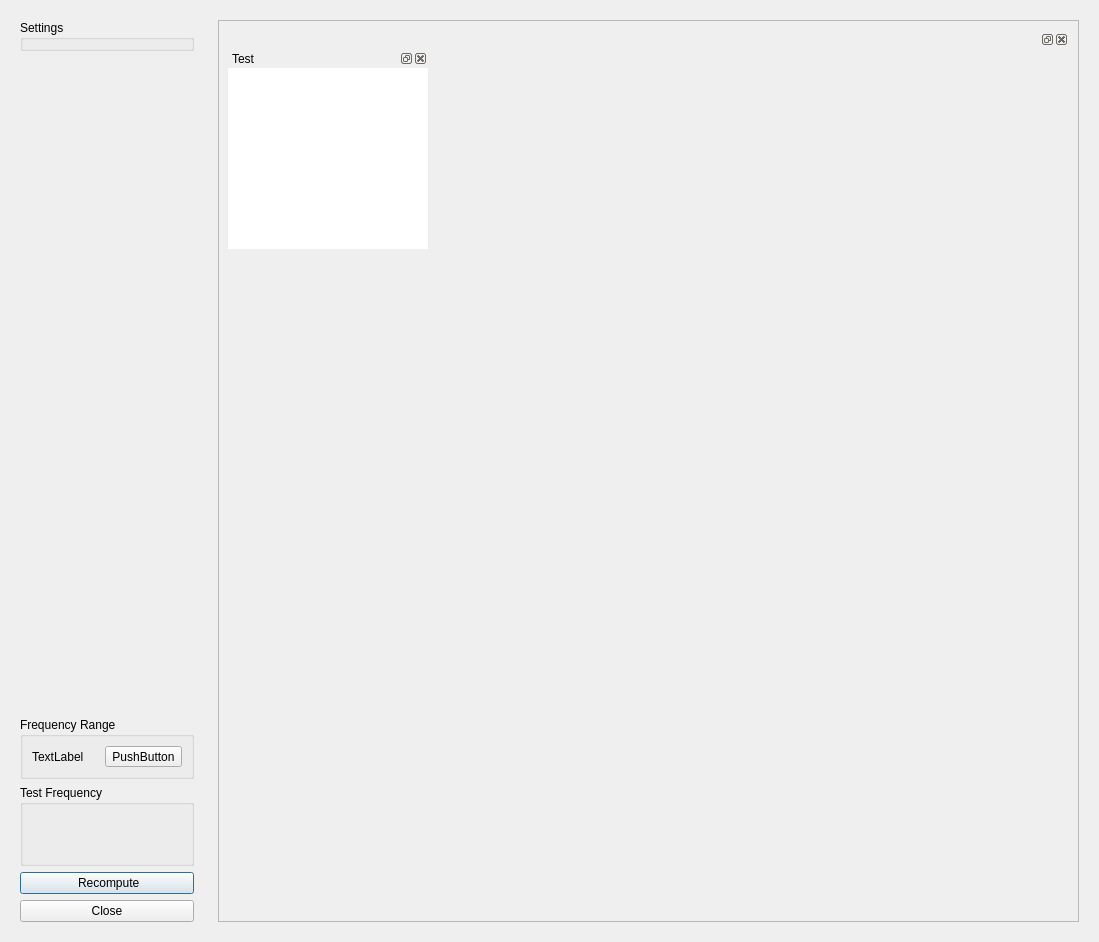
<?xml version="1.0" encoding="UTF-8"?>
<ui version="4.0">
 <class>SolutionDialog</class>
 <widget class="QDialog" name="SolutionDialog">
  <property name="geometry">
   <rect>
    <x>0</x>
    <y>0</y>
    <width>1099</width>
    <height>942</height>
   </rect>
  </property>
  <property name="windowTitle">
   <string>Dialog</string>
  </property>
  <layout class="QHBoxLayout" name="horizontalLayout">
   <item>
    <widget class="QWidget" name="widget_2" native="true">
     <layout class="QVBoxLayout" name="verticalLayout_4">
      <item>
       <widget class="QGroupBox" name="groupBox_2">
        <property name="title">
         <string>Settings</string>
        </property>
       </widget>
      </item>
      <item>
       <spacer name="verticalSpacer">
        <property name="orientation">
         <enum>Qt::Vertical</enum>
        </property>
        <property name="sizeHint" stdset="0">
         <size>
          <width>20</width>
          <height>40</height>
         </size>
        </property>
       </spacer>
      </item>
      <item>
       <widget class="QGroupBox" name="groupBox_3">
        <property name="title">
         <string>Frequency Range</string>
        </property>
        <layout class="QHBoxLayout" name="horizontalLayout_2">
         <item>
          <widget class="QLabel" name="label">
           <property name="text">
            <string>TextLabel</string>
           </property>
          </widget>
         </item>
         <item>
          <widget class="QToolButton" name="toolButton_2">
           <property name="text">
            <string notr="true">PushButton</string>
           </property>
           <property name="icon">
            <iconset resource="icons.qrc">
             <normaloff>:/icons/icons/Pinion.ico</normaloff>:/icons/icons/Pinion.ico</iconset>
           </property>
           <property name="shortcut">
            <string notr="true"/>
           </property>
          </widget>
         </item>
        </layout>
       </widget>
      </item>
      <item>
       <widget class="QGroupBox" name="groupBox_6">
        <property name="title">
         <string>Test Frequency</string>
        </property>
        <layout class="QVBoxLayout" name="verticalLayout_6">
         <item>
          <widget class="FrequencyEntry" name="frequencyInput" native="true">
           <property name="minimumSize">
            <size>
             <width>150</width>
             <height>40</height>
            </size>
           </property>
           <property name="styleSheet">
            <string notr="true"/>
           </property>
          </widget>
         </item>
        </layout>
       </widget>
      </item>
      <item>
       <widget class="QPushButton" name="recomputeBtn">
        <property name="text">
         <string> Recompute</string>
        </property>
        <property name="icon">
         <iconset resource="icons.qrc">
          <normaloff>:/icons/icons/Sync.ico</normaloff>:/icons/icons/Sync.ico</iconset>
        </property>
        <property name="default">
         <bool>true</bool>
        </property>
       </widget>
      </item>
      <item>
       <widget class="QPushButton" name="closeBtn">
        <property name="text">
         <string>Close</string>
        </property>
       </widget>
      </item>
     </layout>
    </widget>
   </item>
   <item>
    <widget class="QWidget" name="widget" native="true">
     <layout class="QVBoxLayout" name="verticalLayout_3">
      <item>
       <widget class="QFrame" name="frame">
        <property name="minimumSize">
         <size>
          <width>800</width>
          <height>800</height>
         </size>
        </property>
        <property name="frameShape">
         <enum>QFrame::StyledPanel</enum>
        </property>
        <property name="frameShadow">
         <enum>QFrame::Raised</enum>
        </property>
        <layout class="QHBoxLayout" name="horizontalLayout_3">
         <item>
          <widget class="QDockWidget" name="dockWidget_3">
           <widget class="QWidget" name="dockWidgetContents_3">
            <widget class="QDockWidget" name="dockWidget">
             <property name="minimumSize">
              <size>
               <width>200</width>
               <height>200</height>
              </size>
             </property>
             <property name="maximumSize">
              <size>
               <width>200</width>
               <height>200</height>
              </size>
             </property>
             <property name="styleSheet">
              <string notr="true">background-color:white</string>
             </property>
             <property name="windowTitle">
              <string>Test</string>
             </property>
             <widget class="QWidget" name="dockWidgetContents">
              <widget class="QRadioButton" name="radioButton">
               <property name="geometry">
                <rect>
                 <x>310</x>
                 <y>170</y>
                 <width>112</width>
                 <height>23</height>
                </rect>
               </property>
               <property name="text">
                <string>RadioButton</string>
               </property>
              </widget>
             </widget>
            </widget>
           </widget>
          </widget>
         </item>
        </layout>
       </widget>
      </item>
     </layout>
    </widget>
   </item>
  </layout>
 </widget>
 <customwidgets>
  <customwidget>
   <class>FrequencyEntry</class>
   <extends>QWidget</extends>
   <header>..frequencyentry</header>
   <container>1</container>
  </customwidget>
 </customwidgets>
 <resources>
  <include location="icons.qrc"/>
 </resources>
 <connections/>
</ui>
